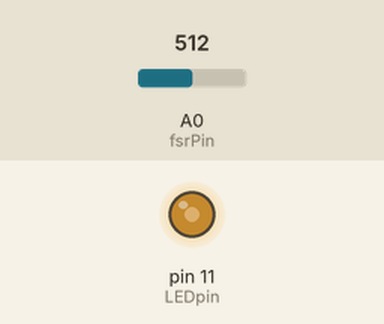
Simulated run of this sketch. Board: Arduino Uno, built with avr-gcc and run on an emulated ATmega328P. Parts: output pins drawn as LEDs (lit = HIGH). Inputs (shaded band) come from the test bench; at power-on: A0 (fsrPin) = 512. What the sketch prints to the serial monitor is not drawn.

Above: at 1.2 s.
1.3 s: A0 (fsrPin) set to 306
At 2.0 s:
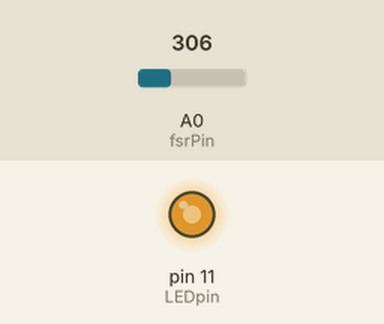
2.8 s: A0 (fsrPin) set to 122
At 3.3 s:
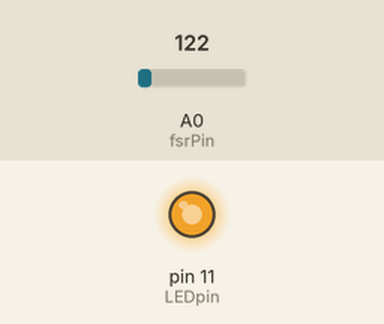
4.3 s: A0 (fsrPin) set to 900
At 4.6 s:
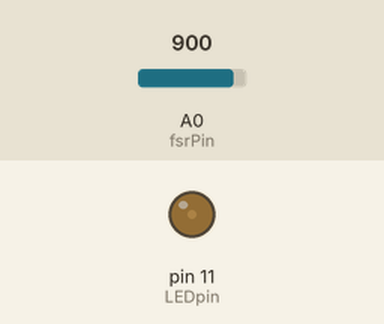
5.8 s: A0 (fsrPin) set to 1023
At 7.1 s:
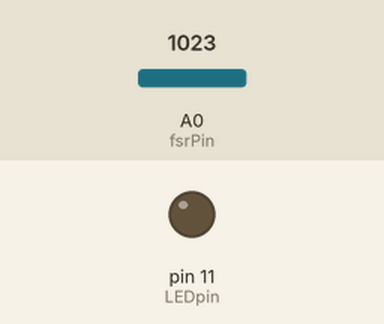
Timing chart, 0 to 8.3 s (numbered marks = the images above; inputs shaded):
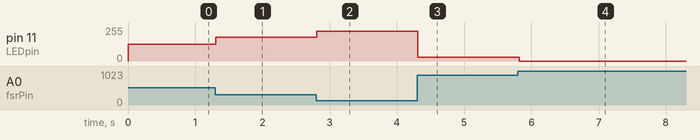

The sketch:

test.ino
```cpp
int fsrPin = 0;     // the cell and 10K pulldown are connected to a0
int fsrReading;     // the analog reading from the sensor divider
int LEDpin = 11;          // connect Red LED to pin 11 (PWM pin)
int LEDbrightness;        //

void setup() {
 Serial.begin(9600);
}

void loop() {
 int analogValue = analogRead(A0)/4; // read the sensor value
 Serial.write(analogValue);          // send the value serially
                                     // as a binary value
  fsrReading = analogRead(fsrPin);

  // LED lights red when sensor is weak = meaning danger
  // that means we have to -invert- the reading from 0-1023 back to 1023-0
  fsrReading = 1023 - fsrReading;
  //now we have to map 0-1023 to 0-255 since thats the range analogWrite uses
  LEDbrightness = map(fsrReading, 0, 1023, 0, 255);
  analogWrite(LEDpin, LEDbrightness);

  delay(100);
}
```

Measured:
- after the input at 1.3 s, pin 11 (LEDpin): 127/255 → 178/255 at once
- after the input at 2.8 s, pin 11 (LEDpin): 178/255 → 224/255 at once
- after the input at 4.3 s, pin 11 (LEDpin): 224/255 → 30/255 at once
- after the input at 5.8 s, pin 11 (LEDpin): 30/255 → 0/255 at once
